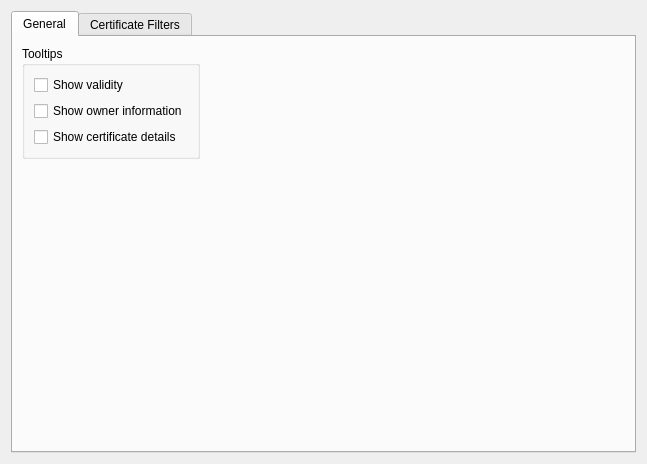
<ui version="4.0" >
 <class>AppearanceConfigWidget</class>
 <widget class="QWidget" name="AppearanceConfigWidget" >
  <property name="geometry" >
   <rect>
    <x>0</x>
    <y>0</y>
    <width>647</width>
    <height>464</height>
   </rect>
  </property>
  <property name="windowTitle" >
   <string>Color &amp; Font Configuration</string>
  </property>
  <layout class="QGridLayout" >
   <item row="0" column="0" >
    <widget class="QTabWidget" name="tabWidget" >
     <widget class="QWidget" name="tab" >
      <property name="geometry" >
       <rect>
        <x>0</x>
        <y>0</y>
        <width>625</width>
        <height>412</height>
       </rect>
      </property>
      <attribute name="title" >
       <string>General</string>
      </attribute>
      <layout class="QGridLayout" >
       <item row="0" column="0" >
        <widget class="QGroupBox" name="groupBox" >
         <property name="title" >
          <string>Tooltips</string>
         </property>
         <layout class="QGridLayout" >
          <item row="0" column="0" >
           <widget class="QCheckBox" name="tooltipValidityCheckBox" >
            <property name="text" >
             <string>Show validity</string>
            </property>
           </widget>
          </item>
          <item row="1" column="0" >
           <widget class="QCheckBox" name="tooltipOwnerCheckBox" >
            <property name="text" >
             <string>Show owner information</string>
            </property>
           </widget>
          </item>
          <item row="2" column="0" >
           <widget class="QCheckBox" name="tooltipDetailsCheckBox" >
            <property name="text" >
             <string>Show certificate details</string>
            </property>
           </widget>
          </item>
         </layout>
        </widget>
       </item>
       <item row="0" column="1" >
        <spacer>
         <property name="orientation" >
          <enum>Qt::Horizontal</enum>
         </property>
         <property name="sizeHint" stdset="0" >
          <size>
           <width>40</width>
           <height>20</height>
          </size>
         </property>
        </spacer>
       </item>
       <item row="1" column="0" >
        <spacer>
         <property name="orientation" >
          <enum>Qt::Vertical</enum>
         </property>
         <property name="sizeHint" stdset="0" >
          <size>
           <width>20</width>
           <height>40</height>
          </size>
         </property>
        </spacer>
       </item>
      </layout>
     </widget>
     <widget class="QWidget" name="tab_2" >
      <property name="geometry" >
       <rect>
        <x>0</x>
        <y>0</y>
        <width>625</width>
        <height>412</height>
       </rect>
      </property>
      <attribute name="title" >
       <string>Certificate Filters</string>
      </attribute>
      <layout class="QGridLayout" >
       <item row="0" column="0" >
        <widget class="QListWidget" name="categoriesLV" />
       </item>
       <item row="0" column="1" >
        <layout class="QVBoxLayout" >
         <item>
          <widget class="QPushButton" name="iconButton" >
           <property name="enabled" >
            <bool>false</bool>
           </property>
           <property name="text" >
            <string>Set &amp;Icon...</string>
           </property>
          </widget>
         </item>
         <item>
          <widget class="QPushButton" name="foregroundButton" >
           <property name="enabled" >
            <bool>false</bool>
           </property>
           <property name="text" >
            <string>Set &amp;Text Color...</string>
           </property>
          </widget>
         </item>
         <item>
          <widget class="QPushButton" name="backgroundButton" >
           <property name="enabled" >
            <bool>false</bool>
           </property>
           <property name="text" >
            <string>Set &amp;Background Color...</string>
           </property>
          </widget>
         </item>
         <item>
          <widget class="QPushButton" name="fontButton" >
           <property name="enabled" >
            <bool>false</bool>
           </property>
           <property name="text" >
            <string>Set F&amp;ont...</string>
           </property>
          </widget>
         </item>
         <item>
          <widget class="QCheckBox" name="italicCB" >
           <property name="enabled" >
            <bool>false</bool>
           </property>
           <property name="text" >
            <string>Italic</string>
           </property>
          </widget>
         </item>
         <item>
          <widget class="QCheckBox" name="boldCB" >
           <property name="enabled" >
            <bool>false</bool>
           </property>
           <property name="text" >
            <string>Bold</string>
           </property>
          </widget>
         </item>
         <item>
          <widget class="QCheckBox" name="strikeoutCB" >
           <property name="enabled" >
            <bool>false</bool>
           </property>
           <property name="text" >
            <string>Strikeout</string>
           </property>
          </widget>
         </item>
         <item>
          <spacer>
           <property name="orientation" >
            <enum>Qt::Vertical</enum>
           </property>
           <property name="sizeType" >
            <enum>QSizePolicy::Expanding</enum>
           </property>
           <property name="sizeHint" stdset="0" >
            <size>
             <width>20</width>
             <height>100</height>
            </size>
           </property>
          </spacer>
         </item>
         <item>
          <widget class="QPushButton" name="defaultLookPB" >
           <property name="enabled" >
            <bool>false</bool>
           </property>
           <property name="text" >
            <string>Default Appearance</string>
           </property>
          </widget>
         </item>
        </layout>
       </item>
      </layout>
     </widget>
    </widget>
   </item>
  </layout>
 </widget>
 <resources/>
 <connections/>
</ui>
